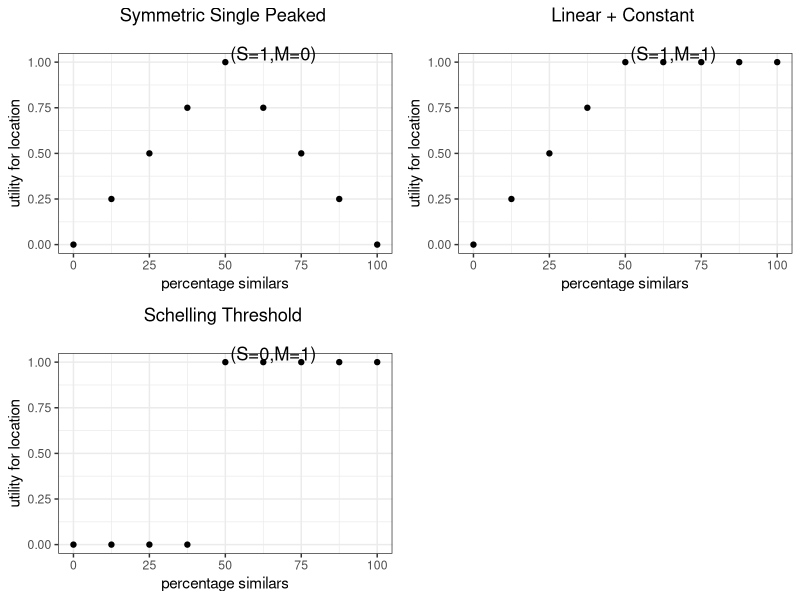
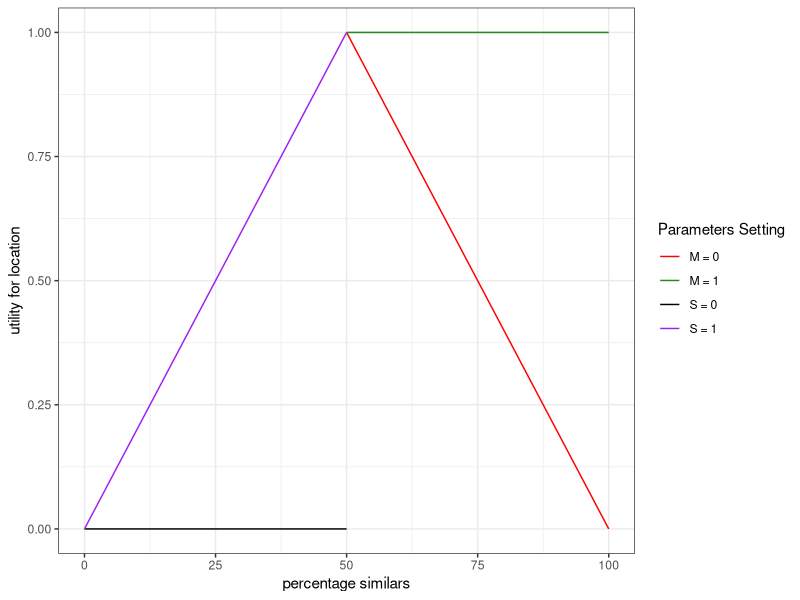
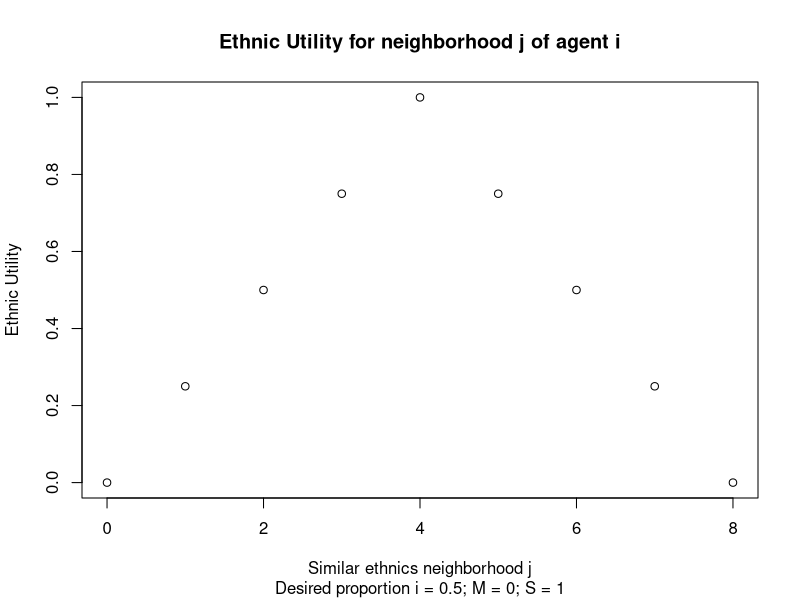
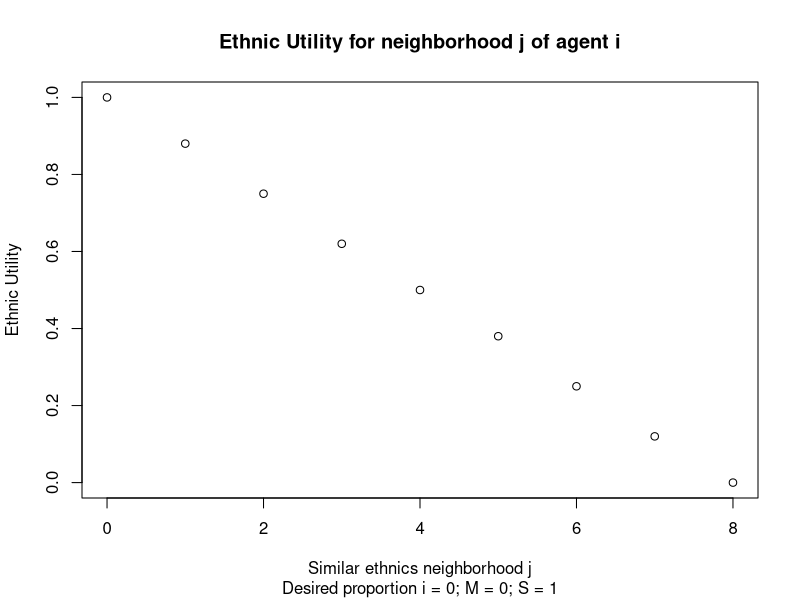
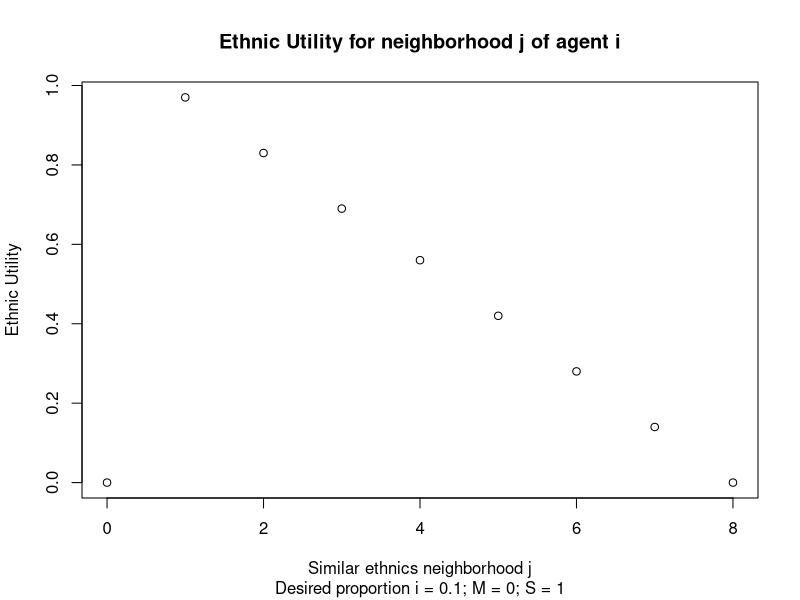
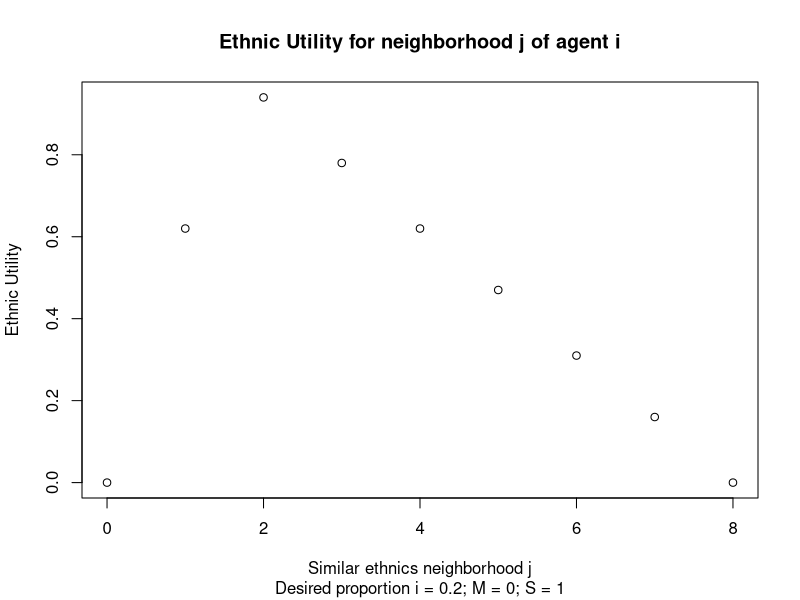
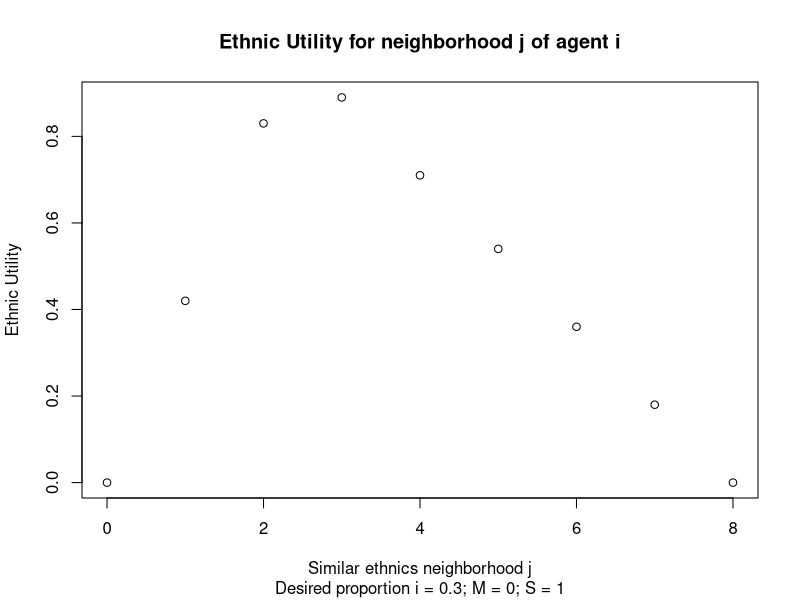
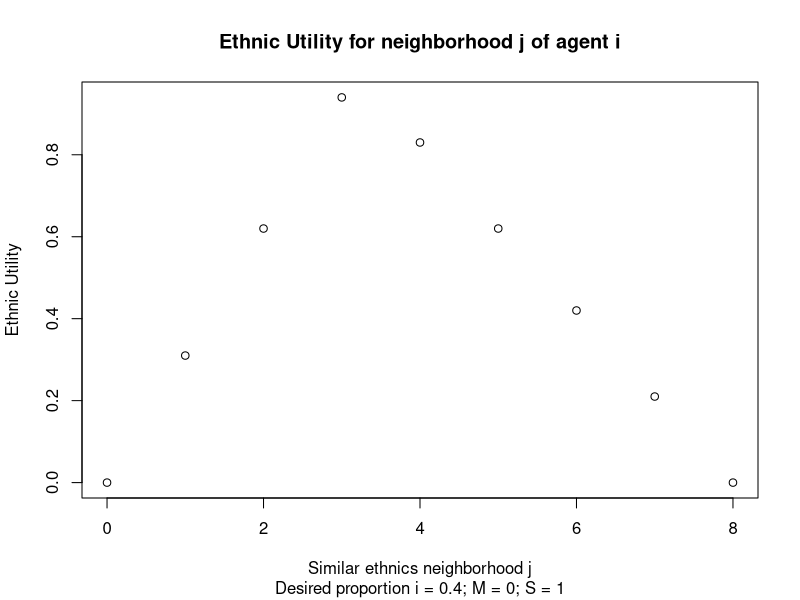

Write R code to recreate these figures, in order.
## ---- chunk 1
knitr::opts_chunk$set(echo = TRUE, fig.lp="fig:")

library(Hmisc)
library(ggplot2)
library(gridExtra)
library(ggpubr)
# Here functions that are used.

# Calculation ethnic utility (for each option)
# i_e: ethnic threshold (ideal point)
# M: right-side slope
# x: number agents in neighborhood with same color
# n: total number agents in neighborhood
# S: left-side slope
# Note: if (x > n){U <- NA} to show the case number of agents in neighborhood different from 8, so that utility is calculated based on this, although x-axis in graph has 8 points  (excluded from calculation)

f_eth <- function(i_e,M,x,n,S){
  if (x > n){
    U <- NA}else{
  if (x < round(n*i_e,digits = 2)){
   U <- (x / round((n*i_e),digits = 2)) * S
    }else if (x > round((n*i_e),digits = 2)){
      U <- M + ((1- (x/n))*(1-M))/(1-i_e)   
    }else{
        U <- 1}
  round(U,digits = 2)
    }
}

# Calculation value utility (for each option)

f_val <- function(e_w,ew_ng,M,i_v,S){
  if (round(abs(e_w-ew_ng), digits=2) <= i_v) {
    U <- 1
    }else{
      U <- (M + ((1-(round(abs(e_w-ew_ng), digits=2)))*(1-M))/(1-i_v)) * S
    }
  round(U,digits = 2)
}

# Probability (random utility with logistic regression) to relocate

prob <- function(d_u_e,d_u_v,e_w,par_v){round(1 / (1 + exp(-(e_w*10)*(d_u_e) + (-(v_w*10)*(d_u_v)))),digits= 2)}

# install.packages("tinytex", repos = "https://cloud.r-project.org" ) if debug needed?

## ---- chunk 2



# f2 <- function(p,M,x,n,S)

i_e = 0.5
M = 0
S = 1
n = 8

f0s <- f_eth(i_e,M,0,n,S)
f1s <- f_eth(i_e,M,1,n,S)
f2s <- f_eth(i_e,M,2,n,S)
f3s <- f_eth(i_e,M,3,n,S)
f4s <- f_eth(i_e,M,4,n,S)
f5s <- f_eth(i_e,M,5,n,S)
f6s <- f_eth(i_e,M,6,n,S)
f7s <- f_eth(i_e,M,7,n,S)
f8s <- f_eth(i_e,M,8,n,S)

i_e = 0.5
M = 1
S = 1
n = 8

f0c <- f_eth(i_e,M,0,n,S)
f1c <- f_eth(i_e,M,1,n,S)
f2c <- f_eth(i_e,M,2,n,S)
f3c <- f_eth(i_e,M,3,n,S)
f4c <- f_eth(i_e,M,4,n,S)
f5c <- f_eth(i_e,M,5,n,S)
f6c <- f_eth(i_e,M,6,n,S)
f7c <- f_eth(i_e,M,7,n,S)
f8c <- f_eth(i_e,M,8,n,S)


i_e = 0.5
M = 1
S = 0
n = 8

f0t <- f_eth(i_e,M,0,n,S)
f1t <- f_eth(i_e,M,1,n,S)
f2t <- f_eth(i_e,M,2,n,S)
f3t <- f_eth(i_e,M,3,n,S)
f4t <- f_eth(i_e,M,4,n,S)
f5t <- f_eth(i_e,M,5,n,S)
f6t <- f_eth(i_e,M,6,n,S)
f7t <- f_eth(i_e,M,7,n,S)
f8t <- f_eth(i_e,M,8,n,S)

Utility_S <- c(f0s,f1s,f2s,f3s,f4s,f5s,f6s,f7s,f8s)
Utility_C <- c(f0c,f1c,f2c,f3c,f4c,f5c,f6c,f7c,f8c)
Utility_T <- c(f0t,f1t,f2t,f3t,f4t,f5t,f6t,f7t,f8t)


# name_E <- paste0("Desired proportion i = ",i_e,"; M = ",M,"; S = ",S)
# plot(num_sim_col,Utility_T, xlab = "Similar ethnics neighborhood j", ylab = "Ethnic Utility",  main = "Ethnic Utility for neighborhood j of agent i",  sub = name_E)
# report_E <- paste0("M = ",M,"; S = ",S,"; Desired proportion i = ",i_e,"; Similar ethnics neighborhood j = ", seq(0, 8, by = 1), "; Utility ij = ", Utility_T)
# print(report_E)


# func_type <- c(rep("symmetric",9),rep("constant",9),rep("threshold",9))

x_graph <- rep(seq(0, 100, by = 12.5),3)
funct_symm <- c(rep("symmetric",9),rep("constant",9),rep("threshold",9))
utility_location <- c(Utility_S,Utility_C,Utility_T)

symmetric <- data.frame(x_graph[c(0:9)],utility_location[c(0:9)],funct_symm[c(0:9)])
constant <- data.frame(x_graph[c(10:18)],utility_location[c(10:18)],funct_symm[c(10:18)])
threshold <- data.frame(x_graph[c(19:27)],utility_location[c(19:27)],funct_symm[c(19:27)])

# symmetric
# constant
# threshold

# write.csv2(A,file="C:/Users/rocpa/OneDrive/Desktop/08_08_2019/ethnic-value_multinomial/data_utility")

symmetric_graph <- ggplot(symmetric,aes(x_graph[c(0:9)],utility_location[c(0:9)])) 
constant_graph <- ggplot(constant,aes(x_graph[c(10:18)],utility_location[c(10:18)])) 
threshold_graph <- ggplot(threshold,aes(x_graph[c(19:27)],utility_location[c(19:27)])) 

symmetric_plot <- symmetric_graph + geom_point() + theme_bw() + labs(x = "percentage similars",y = "utility for location") + ggtitle("Symmetric Single Peaked \n\r (S=1,M=0) ") + theme(plot.title = element_text(hjust = 0.5))
constant_plot <- constant_graph + geom_point() + theme_bw() + labs(x = "percentage similars",y = "utility for location") + ggtitle("Linear + Constant \n\r (S=1,M=1)") + theme(plot.title = element_text(hjust = 0.5))
threshold_plot <- threshold_graph + geom_point() + theme_bw() + labs(x = "percentage similars",y = "utility for location") + ggtitle("Schelling Threshold \n\r (S=0,M=1) ") + theme(plot.title = element_text(hjust = 0.5)) 

suppressWarnings(
grid.arrange(symmetric_plot, constant_plot,threshold_plot, ncol= 2,nrow = 2)
)



## ---- chunk 3


x_graph_overlap <- rep(seq(0, 100, by = 12.5),4)

S_0 <- c(0,0,0,0,0,NA,NA,NA,NA)
M_1 <- c(NA,NA,NA,NA,1,1,1,1,1)
S_1 <- c(0,0.25,0.5,0.75,1,NA,NA,NA,NA)
M_0 <- c(NA,NA,NA,NA,1,0.75,0.5,0.25,0)

funct_overlap <- c(rep("S = 0",9),rep("M = 1",9),rep("S = 1",9),rep("M = 0",9))
utility_overlap <- c(S_0,M_1,S_1,M_0)

overlap <- data.frame(x_graph_overlap,utility_overlap,funct_overlap)


# overlap

graph_overlap <- ggplot(overlap,aes(x_graph_overlap,utility_overlap))

suppressWarnings(print(
graph_overlap + geom_line(aes(colour = funct_overlap)) + scale_color_manual(values = c("red","forestgreen","black","purple"),name = "Parameters Setting") + theme_bw() + labs(x = "percentage similars",y = "utility for location")
))


## ---- chunk 4


# f2 <- function(p,M,x,n,S)

i_e = 0.5
M = 0
S = 1
n = 8

f0m <- f_eth(i_e,M,0,n,S)
f1m <- f_eth(i_e,M,1,n,S)
f2m <- f_eth(i_e,M,2,n,S)
f3m <- f_eth(i_e,M,3,n,S)
f4m <- f_eth(i_e,M,4,n,S)
f5m <- f_eth(i_e,M,5,n,S)
f6m <- f_eth(i_e,M,6,n,S)
f7m <- f_eth(i_e,M,7,n,S)
f8m <- f_eth(i_e,M,8,n,S)

num_sim_col <- seq(0, 8, by = 1)
Utility_E <- c(f0m,f1m,f2m,f3m,f4m,f5m,f6m,f7m,f8m)
name_E <- paste0("Desired proportion i = ",i_e,"; M = ",M,"; S = ",S)

plot(num_sim_col,Utility_E, xlab = "Similar ethnics neighborhood j", ylab = "Ethnic Utility",  main = "Ethnic Utility for neighborhood j of agent i",  sub = name_E)

report_E <- paste0("M = ",M,"; S = ",S,"; Desired proportion i = ",i_e,"; Similar ethnics neighborhood j = ", seq(0, 8, by = 1), "; Utility ij = ", Utility_E)

print(report_E)

## ---- chunk 5


# f2 <- function(p,M,x,n,S)

#i_e = 0.5
M = 0
S = 1
n = 8

for (i_e in seq (0.0,1.0, by = 0.1)){
  
f0m <- f_eth(i_e,M,0,n,S)
f1m <- f_eth(i_e,M,1,n,S)
f2m <- f_eth(i_e,M,2,n,S)
f3m <- f_eth(i_e,M,3,n,S)
f4m <- f_eth(i_e,M,4,n,S)
f5m <- f_eth(i_e,M,5,n,S)
f6m <- f_eth(i_e,M,6,n,S)
f7m <- f_eth(i_e,M,7,n,S)
f8m <- f_eth(i_e,M,8,n,S)

num_sim_col <- seq(0, 8, by = 1)
Utility_E <- c(f0m,f1m,f2m,f3m,f4m,f5m,f6m,f7m,f8m)
name_E <- paste0("Desired proportion i = ",i_e,"; M = ",M,"; S = ",S)

plot(num_sim_col,Utility_E, xlab = "Similar ethnics neighborhood j", ylab = "Ethnic Utility",  main = "Ethnic Utility for neighborhood j of agent i",  sub = name_E)

report_E <- paste0("M = ",M,"; S = ",S,"; Desired proportion i = ",i_e,"; Similar ethnics neighborhood j = ", seq(0, 8, by = 1), "; Utility ij = ", Utility_E)

print(report_E)

}
## ---- chunk 6

i_v <- 0
S  <- 1
M <- 0

for (e_w in seq (0.0,1.0, by = 0.1)){

fv0d2 <- f_val(e_w,0,M,i_v,S)
fv1d2 <- f_val(e_w,0.1,M,i_v,S)
fv2d2 <- f_val(e_w,0.2,M,i_v,S)
fv3d2 <- f_val(e_w,0.3,M,i_v,S)
fv4d2 <- f_val(e_w,0.4,M,i_v,S)
fv5d2 <- f_val(e_w,0.5,M,i_v,S)
fv6d2 <- f_val(e_w,0.6,M,i_v,S)
fv7d2 <- f_val(e_w,0.7,M,i_v,S)
fv8d2 <- f_val(e_w,0.8,M,i_v,S)
fv9d2 <- f_val(e_w,0.9,M,i_v,S)
fv10d2 <- f_val(e_w,1.0,M,i_v,S)

value_mean_neighborhood <- seq(0.0, 1.0, by = 0.1)
Utility_V <- c(fv0d2,fv1d2,fv2d2,fv3d2,fv4d2,fv5d2,fv6d2,fv7d2,fv8d2,fv9d2,fv10d2)
name_V <- paste0("Ethnic weight i = ", e_w,"; desired distance i = ",i_v,"; M = ",M,"; S = ",S)

plot(value_mean_neighborhood,Utility_V, xlab = "Mean ethnic weight neighborhood j", ylab = "Value Utility neighborhood j",  main = "Value Utility for neighborhood j of agent i",  sub = name_V)

report_v <- paste0(name_V,"; Mean ethnic weight j = ", seq(0.0, 1.0, by = 0.1), "; Utility ij = ", Utility_V)

print(report_v)

}

## ---- chunk 7

for (d_u_e in seq (-1.0,1.0, by = 0.1)){
  
e_w <- 0.8
v_w <- 1 - e_w

# d_u_e <- -1

  dis_0   <- prob(d_u_e,0.0,e_w,v_w)
dis_0.1 <- prob(d_u_e,0.1,e_w,v_w)
dis_0.2 <- prob(d_u_e,0.2,e_w,v_w)
dis_0.3 <- prob(d_u_e,0.3,e_w,v_w)
dis_0.4 <- prob(d_u_e,0.4,e_w,v_w)
dis_0.5 <- prob(d_u_e,0.5,e_w,v_w)
dis_0.6 <- prob(d_u_e,0.6,e_w,v_w)
dis_0.7 <- prob(d_u_e,0.7,e_w,v_w)
dis_0.8 <- prob(d_u_e,0.8,e_w,v_w)
dis_0.9 <- prob(d_u_e,0.9,e_w,v_w)
dis_1   <- prob(d_u_e,1.0,e_w,v_w)
dis_0.1neg <- prob(d_u_e,-0.1,e_w,v_w)
dis_0.2neg <- prob(d_u_e,-0.2,e_w,v_w)
dis_0.3neg <- prob(d_u_e,-0.3,e_w,v_w)
dis_0.4neg <- prob(d_u_e,-0.4,e_w,v_w)
dis_0.5neg <- prob(d_u_e,-0.5,e_w,v_w)
dis_0.6neg <- prob(d_u_e,-0.6,e_w,v_w)
dis_0.7neg <- prob(d_u_e,-0.7,e_w,v_w)
dis_0.8neg <- prob(d_u_e,-0.8,e_w,v_w)
dis_0.9neg <- prob(d_u_e,-0.9,e_w,v_w)
dis_1neg   <- prob(d_u_e,-1.0,e_w,v_w)
  
  value_difference <- seq(-1.0,1.0, by = 0.1)
  prob_relocation <- seq(0.0, 1.0,  by = 0.1)
  
  prob_choice <- c(dis_1neg,dis_0.9neg,dis_0.8neg,dis_0.7neg,dis_0.6neg,dis_0.5neg,dis_0.4neg,dis_0.3neg,dis_0.2neg,dis_0.1neg,dis_0,dis_0.1,dis_0.2,dis_0.3,dis_0.4,dis_0.5,dis_0.6,dis_0.7,dis_0.8,dis_0.9,dis_1)
  
  name_diff <- paste0("Note: "," Ethnic parameter = ", e_w*10," ;"," Value parameter = ", v_w*10, 
                      "\r\n Utility Difference -1 = MIN Utility Alternative, 1 = MAX Utility Alternative")
  
  name_diff_title <-paste0("Probability to move to alternative","\r\n Difference Ethnic Utility (Alternative - Current) = ", d_u_e)
  
plot(value_difference,prob_choice, xlab = "x-axis: Difference Value Utility (Alternative - Current) \r\n",ylab = "probability", main = name_diff_title, sub = name_diff,ylim = c(0,1), yaxt = 'n')
axis(2,at=seq(0.0, 1.0, by = 0.25))

}


## ---- chunk 8

prob <- function(d_u_e,d_u_v,par_e,par_v){round(1 / (1 + exp(-par_e*(d_u_e) + (-par_v*(d_u_v)))),digits= 2)}

for (d_u_e in seq (-1.0,1.0, by = 0.1)){
  
par_e <- 10
par_v <- 10 - par_e

# d_u_e <- -1

  dis_0p   <- prob(d_u_e,0.0,par_e,par_v)
dis_0.1p <- prob(d_u_e,0.1,par_e,par_v)
dis_0.2p <- prob(d_u_e,0.2,par_e,par_v)
dis_0.3p <- prob(d_u_e,0.3,par_e,par_v)
dis_0.4p <- prob(d_u_e,0.4,par_e,par_v)
dis_0.5p <- prob(d_u_e,0.5,par_e,par_v)
dis_0.6p <- prob(d_u_e,0.6,par_e,par_v)
dis_0.7p <- prob(d_u_e,0.7,par_e,par_v)
dis_0.8p <- prob(d_u_e,0.8,par_e,par_v)
dis_0.9p <- prob(d_u_e,0.9,par_e,par_v)
dis_1p  <- prob(d_u_e,1.0,par_e,par_v)
dis_0.1negp <- prob(d_u_e,-0.1,par_e,par_v)
dis_0.2negp <- prob(d_u_e,-0.2,par_e,par_v)
dis_0.3negp <- prob(d_u_e,-0.3,par_e,par_v)
dis_0.4negp <- prob(d_u_e,-0.4,par_e,par_v)
dis_0.5negp <- prob(d_u_e,-0.5,par_e,par_v)
dis_0.6negp <- prob(d_u_e,-0.6,par_e,par_v)
dis_0.7negp <- prob(d_u_e,-0.7,par_e,par_v)
dis_0.8negp <- prob(d_u_e,-0.8,par_e,par_v)
dis_0.9negp <- prob(d_u_e,-0.9,par_e,par_v)
dis_1negp   <- prob(d_u_e,-1.0,par_e,par_v)
  
  value_difference <- seq(-1.0,1.0, by = 0.1)
  prob_relocation <- seq(0.0, 1.0,  by = 0.1)
  
  prob_choicep <- c(dis_1negp,dis_0.9negp,dis_0.8negp,dis_0.7negp,dis_0.6negp,dis_0.5negp,dis_0.4negp,dis_0.3negp,dis_0.2negp,dis_0.1negp,dis_0p,dis_0.1p,dis_0.2p,dis_0.3p,dis_0.4p,dis_0.5p,dis_0.6p,dis_0.7p,dis_0.8p,dis_0.9p,dis_1p)
  
  name_diff <- paste0("Note: "," Ethnic parameter = ", par_e," ;"," Value parameter = ", par_v, 
                      "\r\n Utility Difference -1 = MIN Utility Alternative, 1 = MAX Utility Alternative")
  
  name_diff_title <-paste0("Probability to move to alternative","\r\n Difference Ethnic Utility (Alternative - Current) = ", d_u_e)
  
plot(value_difference,prob_choicep, xlab = "x-axis: Difference Value Utility (Alternative - Current) \r\n",ylab = "probability", main = name_diff_title, sub = name_diff,ylim = c(0,1), yaxt = 'n')
axis(2,at=seq(0.0, 1.0, by = 0.25))

}


## ---- chunk 9

# f0t6 <- f(0.5,0.6,0,6)
# f1t6 <- f(0.5,0.6,1,6)
# f2t6<- f(0.5,0.6,2,6)
# f3t6 <- f(0.5,0.6,3,6)
# f4t6 <- f(0.5,0.6,4,6)
# f5t6 <- f(0.5,0.6,5,6)
# f6t6 <- f(0.5,0.6,6,6)

# utilityt6 <- c(f0t6,f1t6,f2t6,f3t6,f4t6,f5t6,f6t6)
# concentrationt6 <- c(0:6)


# print(utilityt8)
# plot(concentrationt6,utilityt6)

## ---- chunk 10



# f0m <- f(0.5,1,0,8)
# f1m <- f(0.5,1,1,8)
# f2m <- f(0.5,1,2,8)
# f3m <- f(0.5,1,3,8)
# f4m <- f(0.5,1,4,8)
# f5m <- f(0.5,1,5,8)
# f6m <- f(0.5,1,6,8)
# f7m <- f(0.5,1,7,8)
# f8m <- f(0.5,1,8,8)

# utility_Moore <- c(f0m,f1m,f2m,f3m,f4m,f5m,f6m,f7m,f8m)
# concentrationm <- c(0:8)


# print(utilitym)
# plot(concentrationm,utility_Moore)
## ---- chunk 11



# f0m <- f(0.5,0,0,8)
# f1m <- f(0.5,0,1,8)
# f2m <- f(0.5,0,2,8)
# f3m <- f(0.5,0,3,8)
# f4m <- f(0.5,0,4,8)
# f5m <- f(0.5,0,5,8)
# f6m <- f(0.5,0,6,8)
# f7m <- f(0.5,0,7,8)
# f8m <- f(0.5,0,8,8)

# utility_Moore <- c(f0m,f1m,f2m,f3m,f4m,f5m,f6m,f7m,f8m)
# concentrationm <- c(0:8)


# print(utilitym)
# plot(concentrationm,utility_Moore)
